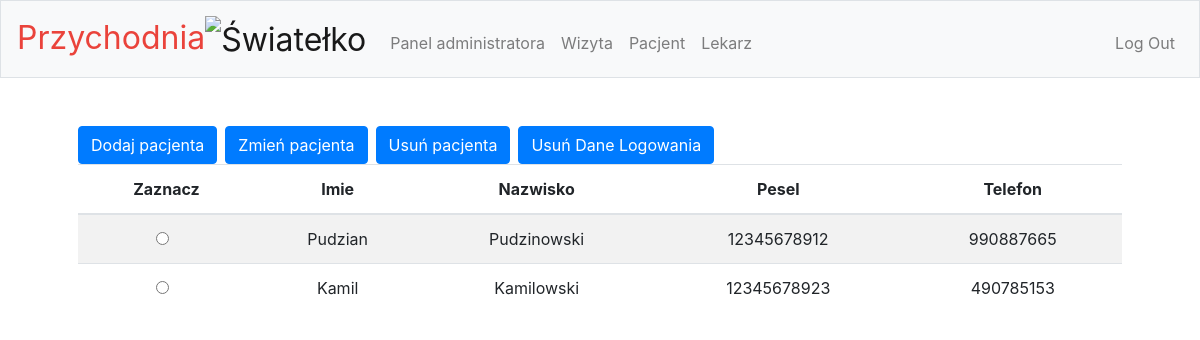
The page /pacjent (signed in) on the database as committed earlier.
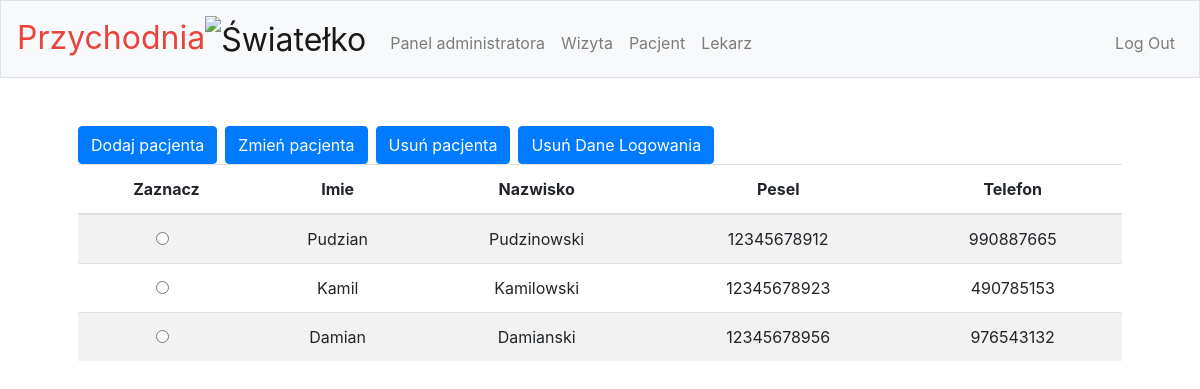
The same page on the database as committed later.
### tables this page shows
CREATE TABLE Pacjent(id integer PRIMARY KEY, Name TEXT, Surname TEXT, Pesel TEXT, Telefon TEXT, Users_id INTEGER NOT NULL, FOREIGN KEY (Users_id) REFERENCES Users (id));

### app.py (the view)
@app.route('/pacjent', methods=['GET', 'POST'])
@login_required
def pacjent():
    if session["access"] == 3:
        if request.method == "GET":
            session.pop('_flashes', None)
            con = sqlite3.connect("db.db")
            cur = con.cursor()
            columns = ["Imie", "Nazwisko", "Pesel", "Telefon"]
            cur.execute(
                "select id, Name, Surname, Pesel, Telefon from Pacjent")
            rows = cur.fetchall()
            return render_template("pacjent.html", columns=columns, rows=rows)

### app.py (called while the page is built)
def login_required(f):
    @wraps(f)
    def decorated_function(*args, **kwargs):
        if session.get("user_id") is None:
            return redirect("/login")
        return f(*args, **kwargs)
    return decorated_function

### templates/pacjent.html (shortened to what this page needs)
{% extends "layout.html" %}
{% block main %}
    <div class="btn-toolbar" role="toolbar">
        <div class="btn-group mr-2" role="group">
        <form method="get" action="/pacjent_create">
            <button class="btn btn-primary" type="submit">Dodaj pacjenta</button>
        </form>
        </div>
        <div class="btn-group mr-2" role="group">
        <form method="get" action="/pacjent_update">
               <button name="id" value="" onclick="getValue()" id="update" class="btn btn-primary" type="submit">Zmień pacjenta</button>
        </form>
        </div>
         <div class="btn-group mr-2" role="group">
            <form method="get" action="/pacjent_delete">
               <button name="id" value="" onclick="getValue()" id="delete" class="btn btn-primary" type="submit">Usuń pacjenta</button>
        </form>
         </div>
        <div class="btn-group mr-2" role="group">
            <form method="get" action="/pacjent_deleteuser">
               <button name="id" value="" onclick="getValue()" id="deleteuser" class="btn btn-primary" type="submit">Usuń Dane Logowania</button>
        </form>
        </div>
    </div>
    <table class="table table-striped">
        <thead class>
        <tr>
            <th scope="col">Zaznacz</th>
            {% for column in columns %}
                <th scope="col">{{ column }}</th>
            {% endfor %}
        </tr>
        </thead>
        <tbody>
        {% for row in rows %}
            <tr>
                <td>
                    <div class="form-check">
                        <input type="radio" class="form-check-input zaznacz" name="check" id="{{ row[0] }}" value="{{ row[0] }}">
                    </div>
                </td>
                {% for value in row[1:] %}
                    <td>{{ value }}</td>
                {% endfor %}
            </tr>
        {% endfor %}
        </tbody>
    </table>
{% endblock %}

Rows that differ between the two databases and show on the page:
added Pacjent: Name "Damian", Surname "Damianski", Pesel "12345678956", Telefon "976543132"
